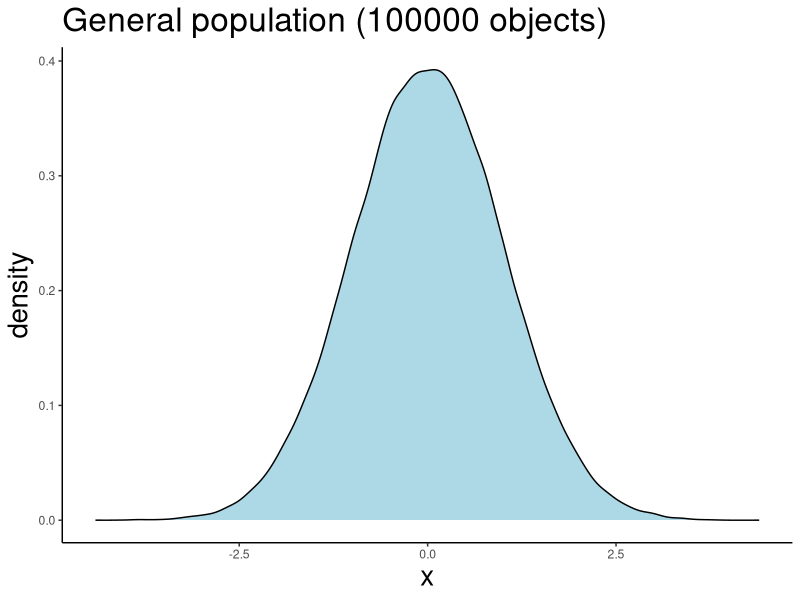
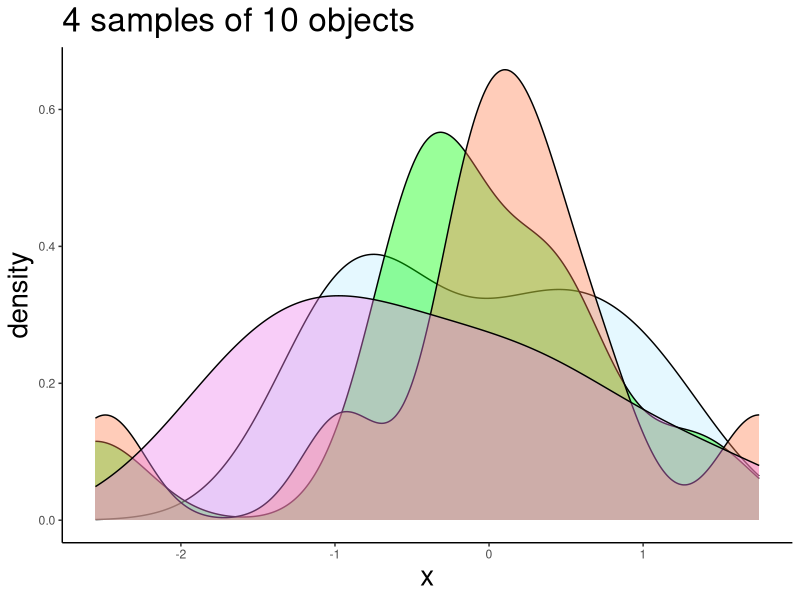
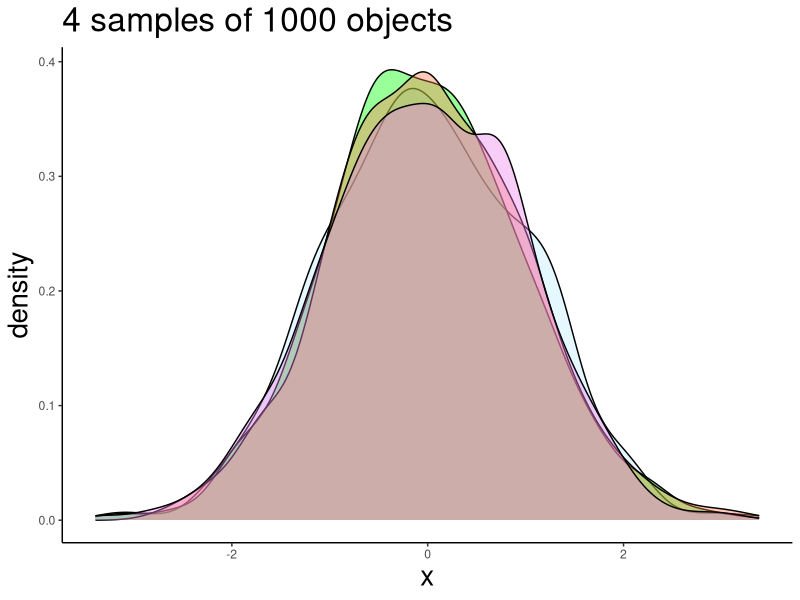
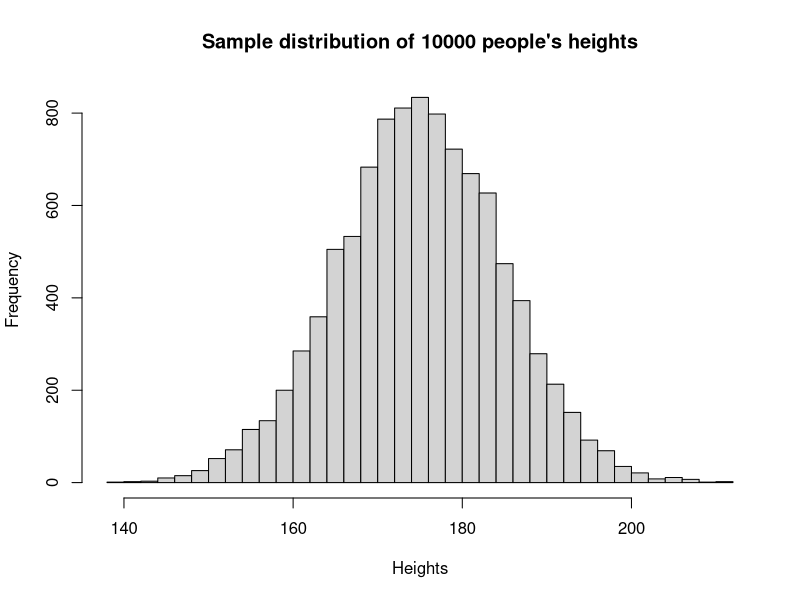
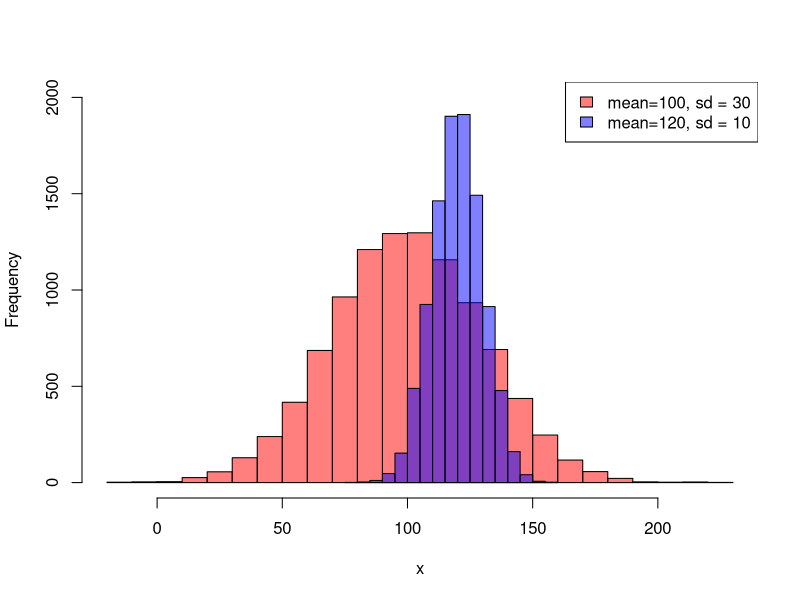
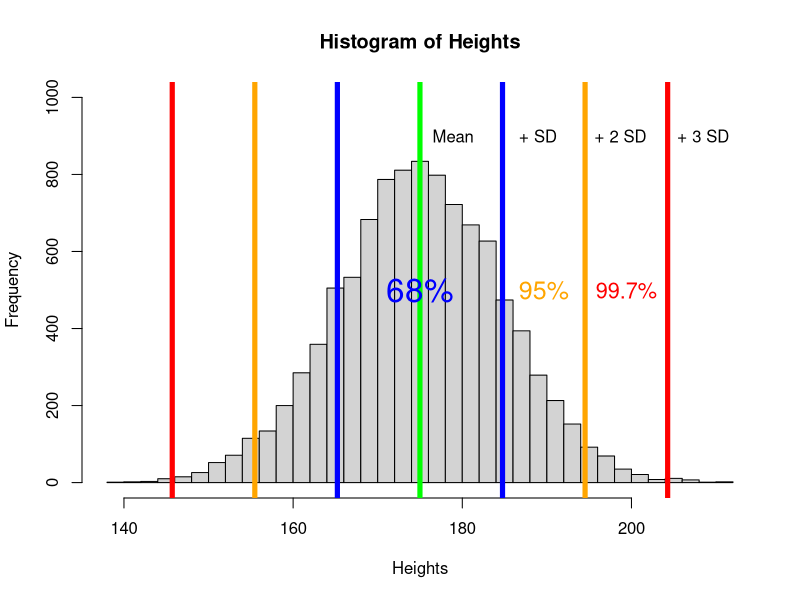
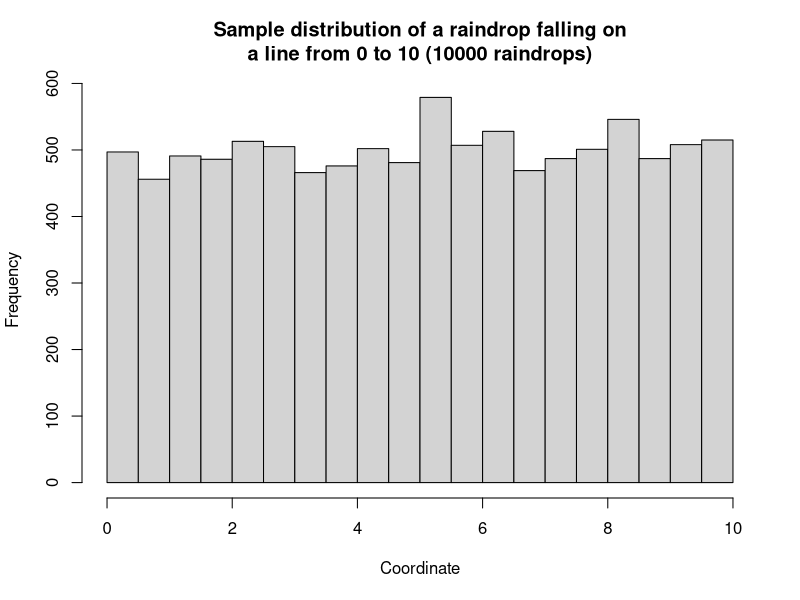
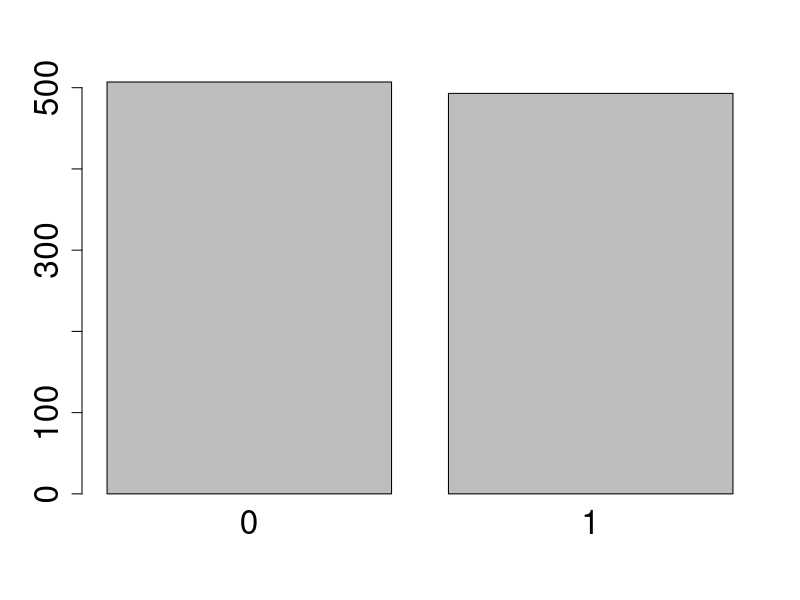

The R source for these figures, in order:
## ---- chunk 1
knitr::opts_chunk$set(echo = F, fig.width = 8, fig.height = 4)
library(dplyr)
library(ggplot2)
## ---- chunk 2
normgenpop = rnorm(100000) %>%  as.data.frame(nm = 'x')
normgenpop %>% ggplot(aes(x=x)) +
geom_density(col='black', fill="lightblue") +
theme_classic() + labs(title='General population (100000 objects)') +
    theme(title = element_text(size=20))

# normgenpop = rnorm(100000) 
# hist(normgenpop, br=50, xlab='X', main = 'General population')
## ---- chunk 3
ggplot() + 
  geom_density(data=sample_n(normgenpop, 10), fill='lightblue1',
                 aes(x=x), alpha=0.4) +
  geom_density(data=sample_n(normgenpop, 10),fill='green', 
                 aes(x=x), alpha=0.4) + 
  geom_density(data=sample_n(normgenpop, 10), fill='coral',
                 aes(x=x), alpha=0.4) + 
  geom_density(data=sample_n(normgenpop, 10), fill = 'violet',
                 aes(x=x), alpha=0.4) +
  theme_classic() + labs(title='4 samples of 10 objects') +
  theme(title = element_text(size=20))
## ---- chunk 4
ggplot() + 
  geom_density(data=sample_n(normgenpop, 1000), fill='lightblue1',
                 aes(x=x), alpha=0.4) +
  geom_density(data=sample_n(normgenpop, 1000),fill='green', 
                 aes(x=x), alpha=0.4) + 
  geom_density(data=sample_n(normgenpop, 1000), fill='coral',
                 aes(x=x), alpha=0.4) + 
  geom_density(data=sample_n(normgenpop, 1000), fill = 'violet',
                 aes(x=x), alpha=0.4) +
  theme_classic() + labs(title='4 samples of 1000 objects') +
  theme(title = element_text(size=20))
## ---- chunk 5
Heights = rnorm(10000, mean = 175, sd = 10)
hist(Heights, breaks = 30, freq = T,
     main = 'Sample distribution of 10000 people\'s heights' )
## ---- chunk 6
Heights_sd30 = rnorm(10000, mean = 100, sd = 30)
Heights_sd10 = rnorm(10000, mean = 120, sd = 10)

hist(Heights_sd30, breaks = 30, freq = T, 
     col = rgb(1, 0, 0, alpha = 0.5), ylim= c(0, 2000), 
     main='', xlab='x')
hist(Heights_sd10, breaks = 20, freq = T, 
     col = rgb(0, 0, 1, alpha = 0.5), add = TRUE)

legend("topright", legend = c("mean=100, sd = 30", "mean=120, sd = 10"), 
       fill = c(rgb(1, 0, 0, alpha = 0.5),
                rgb(0, 0, 1, alpha = 0.5)))
## ---- chunk 7
hist(Heights, breaks = 30, freq = T, ylim = c(0,1000))

abline(v=mean(Heights), col='green', lwd=5)
text(mean(Heights)+0.4*sd(Heights), 900, 'Mean', cex=1, )

abline(v=mean(Heights)+sd(Heights), col='blue', lwd=5)
abline(v=mean(Heights)-sd(Heights), col='blue', lwd=5)
text(mean(Heights), 500, '68%', cex=2, col = "blue")

text(mean(Heights)+1.4*sd(Heights), 900, ' + SD', cex=1)


abline(v=mean(Heights)+2*sd(Heights), col='orange', lwd=5)
abline(v=mean(Heights)-2*sd(Heights), col='orange', lwd=5)
text(mean(Heights)+1.5*sd(Heights), 500, '95%', 
     cex=1.5, col = "orange")

text(mean(Heights)+2.4*sd(Heights), 900, ' + 2 SD', cex=1)

abline(v=mean(Heights)+3*sd(Heights), col='red', lwd=5)
abline(v=mean(Heights)-3*sd(Heights), col='red', lwd=5)
text(mean(Heights)+2.5*sd(Heights), 500, '99.7%', 
     cex=1.3, col = "red")

text(mean(Heights)+3.4*sd(Heights), 900, ' + 3 SD', cex=1)

## ---- chunk 8
raindrops = runif(10000, min=0, max=10)

hist(raindrops, 
     breaks = 30, 
     freq = T,
     xlab = 'Coordinate',
     main = 'Sample distribution of a raindrop falling on\na line from 0 to 10 (10000 raindrops)')
# Probability of raindrop
## ---- chunk 9
coin_toss = rbinom(1000, size = 1, prob = 0.5)
barplot(table(coin_toss), cex.axis = 2, cex.names = 2)
## ---- chunk 10
coin_toss = rbinom(10000, size = 100, p=0.5)
hist(coin_toss, breaks = 30, freq = T,
     xlab = 'Number of heads received (k)', 
     ylab = "Number of experiments",
     main = 'Sample distribution of successes in 10000 experiments of 10x coin tosses')
## ---- chunk 11

coin_toss_100 = rbinom(10000, size = 100, p=0.5)
coin_toss_10 = rbinom(10000, size = 10, p=0.5)

coin_toss_left = rbinom(10000, size = 10, p=0.25)
coin_toss_right = rbinom(10000, size = 10, p=0.75)

par(mfrow=c(1,2))
hist(coin_toss_left, breaks = 10, freq = T, 
     xlab = 'Number of heads received (k)', 
     ylab = "Number of experiments",
     main = "", 
     xlim=c(0, 12), 
     ylim = c(0,3500),
     col = rgb(0, 0, 1, alpha = 0.5))

hist(coin_toss_right, breaks = 10, freq = T, 
     xlab = 'Number of heads received (k)', 
     ylab = "Number of experiments",
     main = "", add=T, 
     col = rgb(1, 0, 0, alpha = 0.5))


legend("topright", legend = c("p=0.75",
                              "p=0.25"), 
       fill = c(rgb(1, 0, 0, alpha = 0.5),
                rgb(0, 0, 1, alpha = 0.5)))

hist(coin_toss_100, breaks = 20, freq = T, 
     xlab = 'Number of heads received (k)', 
     ylab = "Number of experiments",
     main = "", 
     xlim=c(0, 100), 
     ylim = c(0,2500),
     col = rgb(1, 0, 0, alpha = 0.5))

hist(coin_toss_10, breaks = 10, freq = T, 
     add=T, 
     col = rgb(0, 0, 1, alpha = 0.5))

legend("topright", legend = c("n=10",
                              "n=100"), 
       fill = c(rgb(0, 0, 1, alpha = 0.5),
                rgb(1, 0, 0, alpha = 0.5)))
## ---- chunk 12
pois_rand = rpois(10000, 10)

hist(pois_rand, breaks = 30, freq = T, 
     xlab = 'Number of successes',
     main = 'Sample distribution of the number of \nlightning strikes per hour (10 expected, recorded 10000 h)',
     xlim = c(0, 30))
## ---- chunk 13
pois_rand = rpois(10000, 10)
pois_rand_2 = rpois(10000, 60)
pois_rand_3 = rpois(10000, 3)

hist(pois_rand, breaks = 30, freq = T, 
     xlab = 'Number of successes',
     # ylab = "Number of experiments", 
     ylim = c(0, 2800),
     xlim = c(0, 100),
     main = "",
     col = rgb(0, 0, 1, alpha = 0.5),
     )

hist(pois_rand_2, breaks = 30, freq = T,
     col = rgb(0, 1, 0, alpha = 0.5),
     add = T)

hist(pois_rand_3, breaks = 10, freq = T, 
     col = rgb(1, 0, 0, alpha = 0.5),
     add = T)


legend("topright", legend = c("lambda=3", 
                              "lambda=10",
                              "lambda=60"), 
       fill = c(rgb(1, 0, 0, alpha = 0.5),
                rgb(0, 0, 1, alpha = 0.5),
                rgb(0, 1, 0, alpha = 0.5)))
## ---- chunk 14
rnorm(n=5, mean=100, sd=10)
## ---- chunk 15
dnorm(x=100, mean=100, sd=10)
## ---- chunk 16
pnorm(q = 80, mean=100, sd=10) # prob to obtain any value less than 80
pnorm(q = c(70,80,90,110,120,130), mean=100, sd=10)
## ---- chunk 17
qnorm(p = c(0.003, 0.05, 0.16, 0.84, 0.95, 0.997), mean=100, sd=10)
## ---- chunk 18
mode_fun = function(x) x %>% table() %>% sort(decreasing = T) %>% head(1) %>% names() %>% as.numeric()
## ---- chunk 19
twomodes = c(rbinom(10000, 31, 0.4), rbinom(10000, 31, 0.7))

hist(twomodes, breaks=30, 
     main=NULL,
     xlab='X')
abline(v = 30*0.4, lwd=3, col='red')
abline(v = 31*0.7, lwd=3, col='red')
abline(v = mean(twomodes), lwd=3, col='blue')
abline(v = median(twomodes), lwd=3, col='green3')

legend("topright",
       col = c('red', 'blue', 'green3'), 
       legend = c('modes', 'mean', "median"), 
        lwd = 3, bty = "n")

## ---- chunk 20
expsmall = rexp(10000, 10)

hist(expsmall, breaks=30, 
     main=NULL,
     xlab='X')
abline(v = mode_fun(expsmall), lwd=3, col='red')
abline(v = mean(expsmall), lwd=3, col='blue')
abline(v = median(expsmall), lwd=3, col='green3')

legend("topright",
       col = c('red', 'blue', 'green3'), 
       legend = c('mode', 'mean', "median"), 
        lwd = 3, bty = "n")

## ---- chunk 21
normoutlier = c(rnorm(100), 50, 50, 50)

hist(normoutlier, breaks=60, 
     main=NULL,
     xlab='X')
# abline(v = 0, lwd=3, col='red')
abline(v = mean(normoutlier), lwd=3, col='blue')
abline(v = median(normoutlier), lwd=3, col='green3')

# text(x=7, y=10, label='mean')

legend("topright",
       col = c(
         # 'red',
         'blue', 'green3'), 
       legend = c(
         # 'mode',
         'mean', "median"), 
        lwd = 3, bty = "n")

